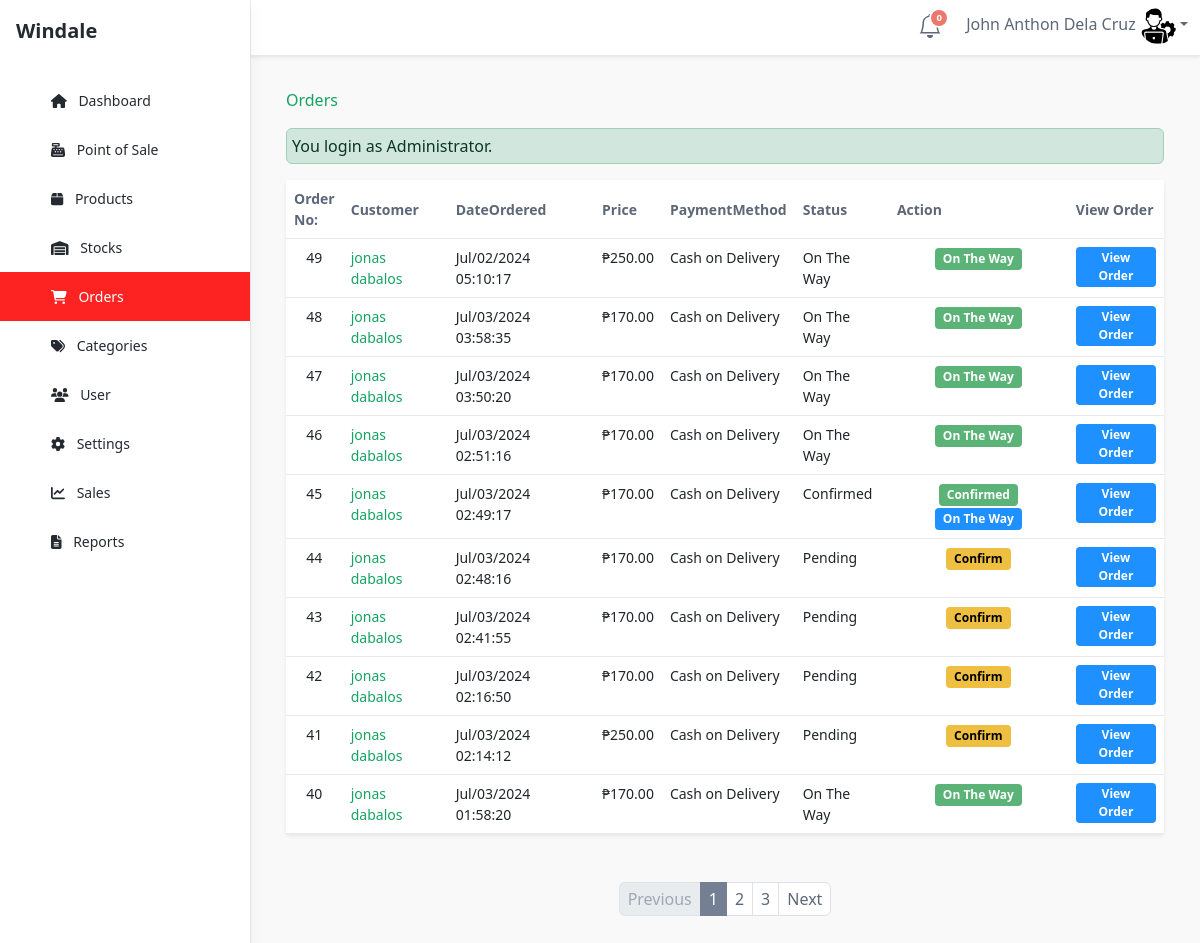
The app's page /admin/orders/index.php (signed in) with its own data.
### tables this page shows
CREATE TABLE `tblsummary` (
  `SUMMARYID` int(11) NOT NULL,
  `ORDEREDDATE` timestamp NOT NULL DEFAULT current_timestamp(),
  `CUSTOMERID` int(11) NOT NULL,
  `ORDEREDNUM` int(11) NOT NULL,
  `DELFEE` double NOT NULL,
  `PAYMENT` double NOT NULL,
  `PAYMENTMETHOD` varchar(30) NOT NULL,
  `ORDEREDSTATS` varchar(30) NOT NULL,
  `ORDEREDREMARKS` varchar(125) NOT NULL,
  `CLAIMEDADTE` datetime NOT NULL,
  `HVIEW` tinyint(4) NOT NULL,
  `DELADD` varchar(100) NOT NULL
);

CREATE TABLE `tblcustomer` (
  `CUSTOMERID` int(11) NOT NULL,
  `FNAME` varchar(30) NOT NULL,
  `LNAME` varchar(30) NOT NULL,
  `MNAME` varchar(30) NOT NULL,
  `CUSHOMENUM` varchar(90) NOT NULL,
  `STREETADD` text NOT NULL,
  `BRGYADD` text NOT NULL,
  `CITYADD` text NOT NULL,
  `PROVINCE` varchar(80) NOT NULL,
  `COUNTRY` varchar(30) NOT NULL,
  `DBIRTH` date NOT NULL,
  `GENDER` varchar(10) NOT NULL,
  `PHONE` varchar(20) NOT NULL,
  `EMAILADD` varchar(40) NOT NULL,
  `ZIPCODE` int(6) NOT NULL,
  `CUSUNAME` varchar(20) NOT NULL,
  `CUSPASS` varchar(90) NOT NULL,
  `CUSPHOTO` varchar(255) NOT NULL,
  `TERMS` tinyint(4) NOT NULL,
  `DATEJOIN` timestamp NOT NULL DEFAULT current_timestamp()
);

### admin/orders/index.php (called while the page is built, shortened)
<?php
require_once ("../theme/templates.php");
?>

### include/database.php (called while the page is built, shortened)
<?php
class Database {
	var $sql_string = '';
	private $conn;
	public function open_connection() {
		$this->conn = mysqli_connect(server,user,pass);
		if(!$this->conn){
			echo "Problem in database connection! Contact administrator!";
			exit();
		}else{
			$db_select = mysqli_select_db($this->conn,database_name);
		}
	}
	function setQuery($sql='') {
		$this->sql_string=$sql;
	}
	function executeQuery() {
		$result = mysqli_query($this->conn,$this->sql_string);
		return $result;
	}
	private function confirm_query($result) {
		return $result;
	}
	function loadResultList( $key='' ) {
		$cur = $this->executeQuery();
		$array = array();
		while ($row = mysqli_fetch_object($cur)) {
			if ($key) {
				$array[$row->$key] = $row;
			} else {
				$array[] = $row;
			}
		}
		return $array;
	}
}
$mydb = new Database();
?>

### admin/orders/list.php (the view, shortened to what this page needs)
<div class="tab-content" id="orders-table-tab-content">
    <div class="tab-pane fade show active" id="orders-all" role="tabpanel" aria-labelledby="orders-all-tab">
        <div class="app-card app-card-orders-table shadow-sm mb-5">
            <div class="app-card-body">
                <div class="table-responsive">
                    <table class="table app-table-hover mb-0 text-left">
                        <thead>
                            <tr>
                                <th class="cell">Order No:</th>
                                <th class="cell">Customer</th>
                                <th class="cell">DateOrdered</th>
                                <th class="cell">Price</th>
                                <th class="cell">PaymentMethod</th>
                                <th class="cell">Status</th>
                                <th class="cell">Action</th>
                                <th class="cell">View Order</th>
                            </tr>
                        </thead>
                        <tbody>
                            <?php
                                    $query = "SELECT * FROM tblsummary s ,tblcustomer c
                                              WHERE s.CUSTOMERID=c.CUSTOMERID ORDER BY ORDEREDNUM desc ";
                                    $mydb->setQuery($query);
                                    $cur = $mydb->loadResultList();
                                    foreach ($cur as $result) {
                                        echo '<tr>';
                                        echo '<td width="3%" align="center">' . $result->ORDEREDNUM . '</td>';
                                        echo '<td><a href="index.php?view=customerdetails&customerid=' . $result->CUSTOMERID . '" title="View customer information">' . $result->FNAME . ' ' . $result->LNAME . '</a></td>';
                                        echo '<td>' . date_format(date_create($result->ORDEREDDATE), "M/d/Y h:i:s ") . '</td>';
                                        echo '<td> &#8369;' . number_format($result->PAYMENT, 2) . '</td>';
                                        echo '<td>' . $result->PAYMENTMETHOD . '</td>';
                                        echo '<td>' . $result->ORDEREDSTATS . '</td>';
                                        if ($result->ORDEREDSTATS == 'Pending') {
                                            echo '<td style="text-align: center;">
                                                    <a href="controller.php?action=edit&id=' . $result->ORDEREDNUM . '&customerid=' . $result->CUSTOMERID . '&actions=confirm" class="btn btn-warning btn-sm">Confirm</a>
                                                </td>';
                                        } elseif ($result->ORDEREDSTATS == 'Confirmed') {
                                            if ($result->PAYMENTMETHOD == "Cash on Delivery") {
                                                echo '<td style="text-align: center;">
                                                        <a href="#" class="btn btn-success btn-sm" disabled>Confirmed</a>
                                                        <a href="controller.php?action=edit&id=' . $result->ORDEREDNUM . '&customerid=' . $result->CUSTOMERID . '&actions=deliver" class="btn btn-primary btn-sm">On The Way</a>
                                                    </td>';
                                            } elseif ($result->PAYMENTMETHOD == "Cash on Pickup") {
                                                echo '<td style="text-align: center;">
                                                        <a href="#" class="btn btn-success btn-sm" disabled>Confirmed</a>
                                                    </td>';
                                            } elseif ($result->ORDEREDSTATS == 'Received') {
                                                echo '<td style="text-align: center;">
                                                        <a href="#" class="btn btn-success btn-sm" disabled>Received</a>
                                                    </td>';
                                            }
                                        } elseif ($result->ORDEREDSTATS == 'On The Way') {
                                            echo '<td style="text-align: center;">
                                                    <a href="#" class="btn btn-success btn-sm" disabled>On The Way</a>
                                                </td>';
                                        } elseif ($result->ORDEREDSTATS == 'Received') {
                                            echo '<td style="text-align: center;">
                                                    <a href="#" class="btn btn-success btn-sm" disabled>Received</a>
                                                </td>';
                                        }
                                        echo '<td><center><a href="#" title="View list Of ordered" class="orders btn btn-primary btn-sm" data-toggle="modal" data-target="#myModal" data-id="' . $result->ORDEREDNUM . '">View Order</a></center></td>';
                                        echo '</tr>';
                                    }
                                    ?>
                        </tbody>
                    </table>
                </div>
            </div>
        </div>
        <nav class="app-pagination">
            <ul class="pagination justify-content-center">
                <li class="page-item disabled">
                    <a class="page-link" href="#" tabindex="-1" aria-disabled="true">Previous</a>
                </li>
                <li class="page-item active"><a class="page-link" href="#">1</a></li>
                <li class="page-item"><a class="page-link" href="#">2</a></li>
                <li class="page-item"><a class="page-link" href="#">3</a></li>
                <li class="page-item">
                    <a class="page-link" href="#">Next</a>
                </li>
            </ul>
        </nav>
    </div>
</div>

### records on screen
tblsummary: ORDEREDNUM "49", CUSTOMERID.FNAME "jonas", CUSTOMERID.LNAME "dabalos", ORDEREDDATE "Jul/02/2024 05:10:17", PAYMENT "250.00", PAYMENTMETHOD "Cash on Delivery", ORDEREDSTATS "On The Way"
tblsummary: ORDEREDNUM "48", CUSTOMERID.FNAME "jonas", CUSTOMERID.LNAME "dabalos", ORDEREDDATE "Jul/03/2024 03:58:35", PAYMENT "170.00", PAYMENTMETHOD "Cash on Delivery", ORDEREDSTATS "On The Way"
tblsummary: ORDEREDNUM "47", CUSTOMERID.FNAME "jonas", CUSTOMERID.LNAME "dabalos", ORDEREDDATE "Jul/03/2024 03:50:20", PAYMENT "170.00", PAYMENTMETHOD "Cash on Delivery", ORDEREDSTATS "On The Way"
tblsummary: ORDEREDNUM "46", CUSTOMERID.FNAME "jonas", CUSTOMERID.LNAME "dabalos", ORDEREDDATE "Jul/03/2024 02:51:16", PAYMENT "170.00", PAYMENTMETHOD "Cash on Delivery", ORDEREDSTATS "On The Way"
tblsummary: ORDEREDNUM "45", CUSTOMERID.FNAME "jonas", CUSTOMERID.LNAME "dabalos", ORDEREDDATE "Jul/03/2024 02:49:17", PAYMENT "170.00", PAYMENTMETHOD "Cash on Delivery", ORDEREDSTATS "Confirmed"
tblsummary: ORDEREDNUM "44", CUSTOMERID.FNAME "jonas", CUSTOMERID.LNAME "dabalos", ORDEREDDATE "Jul/03/2024 02:48:16", PAYMENT "170.00", PAYMENTMETHOD "Cash on Delivery", ORDEREDSTATS "Pending"
tblsummary: ORDEREDNUM "43", CUSTOMERID.FNAME "jonas", CUSTOMERID.LNAME "dabalos", ORDEREDDATE "Jul/03/2024 02:41:55", PAYMENT "170.00", PAYMENTMETHOD "Cash on Delivery", ORDEREDSTATS "Pending"
tblsummary: ORDEREDNUM "42", CUSTOMERID.FNAME "jonas", CUSTOMERID.LNAME "dabalos", ORDEREDDATE "Jul/03/2024 02:16:50", PAYMENT "170.00", PAYMENTMETHOD "Cash on Delivery", ORDEREDSTATS "Pending"
tblsummary: ORDEREDNUM "41", CUSTOMERID.FNAME "jonas", CUSTOMERID.LNAME "dabalos", ORDEREDDATE "Jul/03/2024 02:14:12", PAYMENT "250.00", PAYMENTMETHOD "Cash on Delivery", ORDEREDSTATS "Pending"
tblsummary: ORDEREDNUM "40", CUSTOMERID.FNAME "jonas", CUSTOMERID.LNAME "dabalos", ORDEREDDATE "Jul/03/2024 01:58:20", PAYMENT "170.00", PAYMENTMETHOD "Cash on Delivery", ORDEREDSTATS "On The Way"

### other values on screen
$notificationCount "0"
$_SESSION['U_NAME'] "John Anthon Dela Cruz"
$title "Orders"
$_SESSION['message'] "You login as Administrator."
